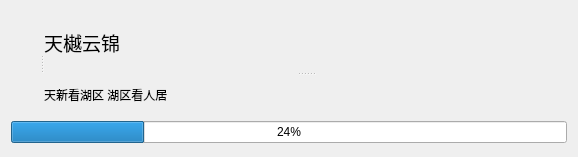
<?xml version="1.0" encoding="UTF-8"?>
<ui version="4.0">
 <class>Form</class>
 <widget class="QWidget" name="Form">
  <property name="geometry">
   <rect>
    <x>0</x>
    <y>0</y>
    <width>578</width>
    <height>157</height>
   </rect>
  </property>
  <property name="windowTitle">
   <string>Form</string>
  </property>
  <layout class="QVBoxLayout" name="verticalLayout">
   <item>
    <widget class="QSplitter" name="splitter_2">
     <property name="orientation">
      <enum>Qt::Horizontal</enum>
     </property>
     <widget class="QLabel" name="label">
      <property name="maximumSize">
       <size>
        <width>102</width>
        <height>102</height>
       </size>
      </property>
      <property name="text">
       <string/>
      </property>
      <property name="pixmap">
       <pixmap>../files/logo.jpg</pixmap>
      </property>
      <property name="scaledContents">
       <bool>true</bool>
      </property>
      <property name="alignment">
       <set>Qt::AlignCenter</set>
      </property>
     </widget>
     <widget class="QSplitter" name="splitter">
      <property name="orientation">
       <enum>Qt::Vertical</enum>
      </property>
      <widget class="QLabel" name="label_2">
       <property name="font">
        <font>
         <pointsize>14</pointsize>
        </font>
       </property>
       <property name="text">
        <string>天樾云锦</string>
       </property>
       <property name="wordWrap">
        <bool>false</bool>
       </property>
      </widget>
      <widget class="QLabel" name="label_3">
       <property name="text">
        <string>天新看湖区 湖区看人居</string>
       </property>
      </widget>
     </widget>
    </widget>
   </item>
   <item>
    <widget class="QProgressBar" name="progressBar">
     <property name="value">
      <number>24</number>
     </property>
    </widget>
   </item>
  </layout>
 </widget>
 <resources/>
 <connections/>
</ui>
